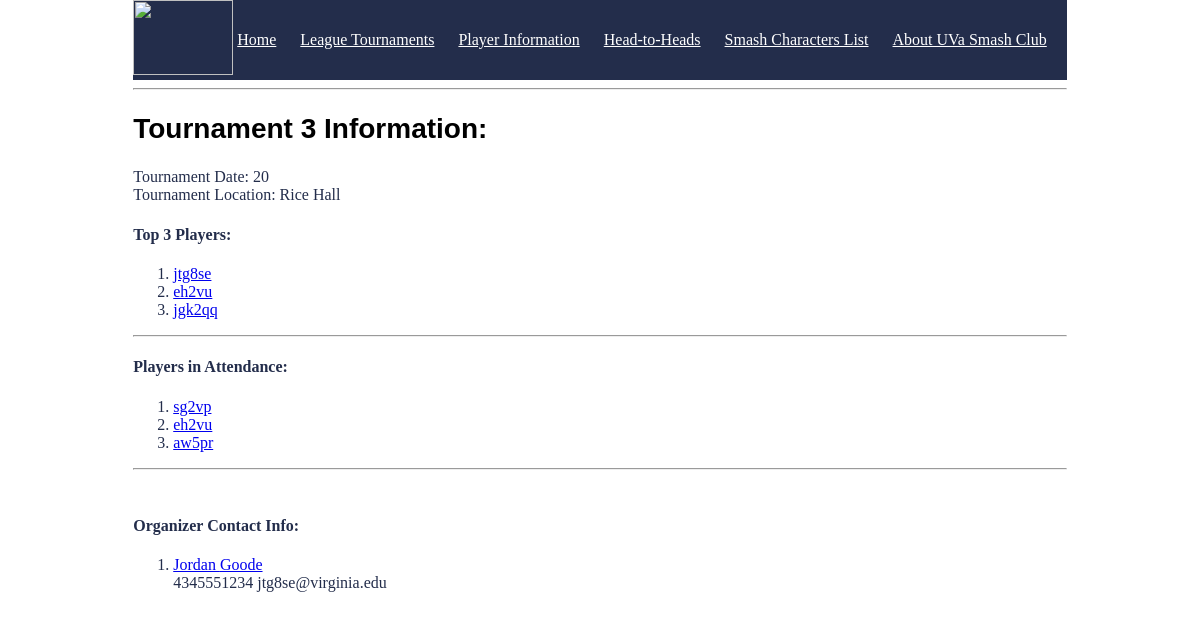
The app's page /tournament/3, older data.
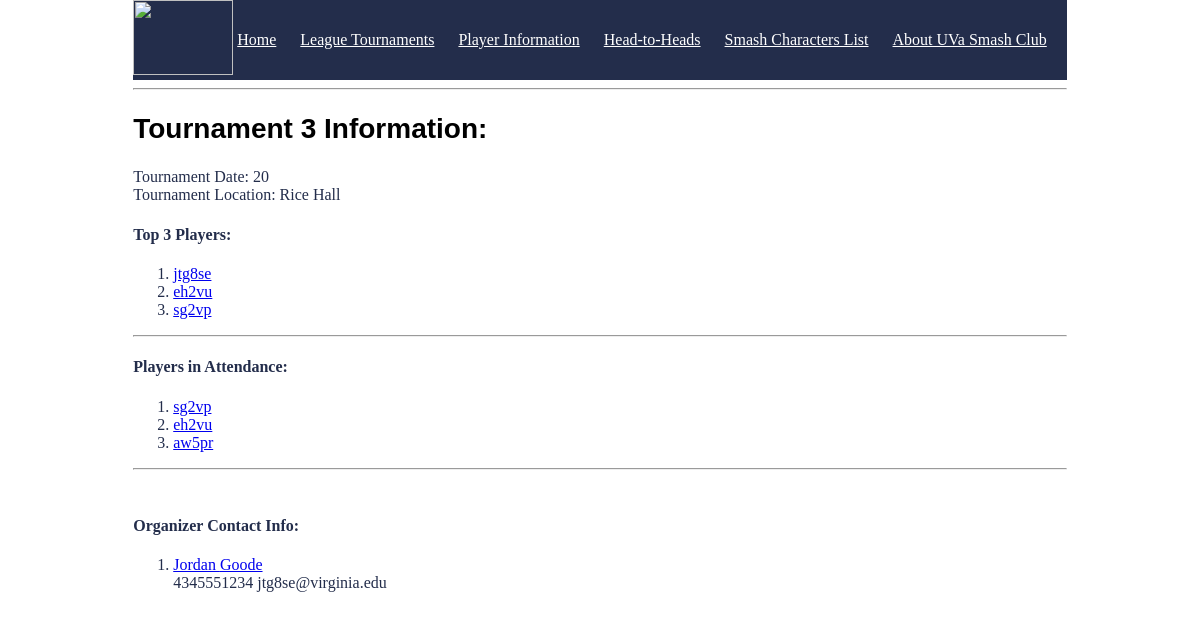
The same page, newer data.
### tables this page shows
CREATE TABLE tournament (
	TourneyNum int NOT NULL,
	Participants int,
	TourneyDate DATE,
	Location tinytext,
	FirstPlace tinytext,
	SecondPlace tinytext,
	ThirdPlace tinytext,
	OfficerID int,
	PRIMARY KEY (TourneyNum)
	FOREIGN KEY (OfficerID) REFERENCES club_officer(OfficerID)
	);

### run.py (the view)
@app.route("/tournament/<int:TourneyNum>")
def class_(TourneyNum):
    connection_obj = sqlite3.connect('project.db')
    cursor_obj = connection_obj.cursor()
    cursor_obj.execute(f"SELECT * FROM tournament INNER JOIN club_officer ON tournament.OfficerID = club_officer.OfficerID WHERE TourneyNum = {TourneyNum}")
    tournament_info = cursor_obj.fetchone()
    cursor_obj.execute(f"SELECT ComputingID FROM player_attendance WHERE TourneyNum = {TourneyNum}")
    attendance = cursor_obj.fetchall()
    print(tournament_info[7])
    if tournament_info is None:
        return "Tournament not found"
    connection_obj.close()
    return render_template("tournament.html", tournament_info=tournament_info, attendance=attendance)#, users=users)

### templates/tournament.html
<!DOCTYPE html>
<html>
<nav class="navigation-bar">
    <img src="{{url_for('static', filename='smashLogo.png')}}"  style="width:100px;height:75px;"/>
    <a href="/" >Home</a>
    <a href="/get-tournaments" >League Tournaments</a>
    <a href="/get-players">Player Information</a>
    <a href="/get-games">Head-to-Heads</a>
    <a href="/character">Smash Characters List</a>
    <a href="/about">About UVa Smash Club</a>
</nav>
<head>
    <link rel="stylesheet" href='/css/main.css' />
</head>
<body>
 <hr/>
    <h2 style="color:black;">Tournament <b>{{tournament_info[0]}}</b> Information:</h2>
    Tournament Date: {{tournament_info[1]}}
    <br/>
    Tournament Location: {{tournament_info[3]}}
    <br/>
    <h4 >Top 3 Players:</h4>
    <ol>
        <li><a href="/player/{{tournament_info[4]}}">{{tournament_info[4]}} </a> </li>
        <li><a href="/player/{{tournament_info[5]}}">{{tournament_info[5]}} </a> </li>
        <li><a href="/player/{{tournament_info[6]}}">{{tournament_info[6]}} </a> </li>
    </ol>
  <hr/>
    <h4>Players in Attendance:</h4>
    <ol>
        {% for i in attendance %}
            <li><a href="http://127.0.0.1:5000/player/{{i[0]}}">{{i[0]}}</a></li>
        {% endfor %}
    </ol>
 <hr/>
        <br/>
    <h4>Organizer Contact Info:</h4>
 <ol>
     <li><a href="http://127.0.0.1:5000/player/{{tournament_info[9]}}">{{tournament_info[10]}} {{tournament_info[11]}}</a></li>
     </li>{{tournament_info[12]}}</li>
     </li>{{tournament_info[13]}}</li>
 </ol>
</body>
</html>

Row changes from the older to the newer data that the page shows:
changed tournament "Rice Hall": ThirdPlace "jgk2qq" → "sg2vp"
